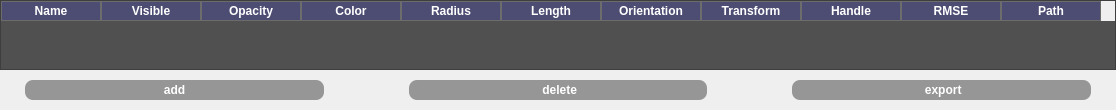
            <widget class="QWidget" name="tool_widget">
             <attribute name="title">
              <string>tool</string>
             </attribute>
             <layout class="QVBoxLayout" name="verticalLayout_3" stretch="7,1">
              <property name="spacing">
               <number>0</number>
              </property>
              <property name="leftMargin">
               <number>0</number>
              </property>
              <property name="topMargin">
               <number>0</number>
              </property>
              <property name="rightMargin">
               <number>0</number>
              </property>
              <property name="bottomMargin">
               <number>0</number>
              </property>
              <item>
               <widget class="QTableWidget" name="tool_tw">
                <property name="styleSheet">
                 <string notr="true">QTableWidget {
    color: rgb(0, 0, 0);
    background-color: rgb(80, 80, 80);
    gridline-color: #6c6c6c;  
}

/* Header row (first row) styling. */
QHeaderView::section {
    background-color: rgb(77,77,115);
    color: #FFFFFF;
    font-size: 6 pt;
    font-weight: bold;
    border: 1px solid #6c6c6c;
}

/* Top-left corner square styling (recommended; otherwise it is white). */
QTableCornerButton::section {
    background-color: #404040;
    border: 1px solid #6c6c6c;
}</string>
                </property>
                <property name="sizeAdjustPolicy">
                 <enum>QAbstractScrollArea::AdjustToContents</enum>
                </property>
                <property name="textElideMode">
                 <enum>Qt::ElideMiddle</enum>
                </property>
                <attribute name="horizontalHeaderHighlightSections">
                 <bool>true</bool>
                </attribute>
                <attribute name="verticalHeaderVisible">
                 <bool>false</bool>
                </attribute>
                <column>
                 <property name="text">
                  <string>Name</string>
                 </property>
                </column>
                <column>
                 <property name="text">
                  <string>Visible</string>
                 </property>
                </column>
                <column>
                 <property name="text">
                  <string>Opacity</string>
                 </property>
                </column>
                <column>
                 <property name="text">
                  <string>Color</string>
                 </property>
                </column>
                <column>
                 <property name="text">
                  <string>Radius</string>
                 </property>
                </column>
                <column>
                 <property name="text">
                  <string>Length</string>
                 </property>
                </column>
                <column>
                 <property name="text">
                  <string>Orientation</string>
                 </property>
                </column>
                <column>
                 <property name="text">
                  <string>Transform</string>
                 </property>
                </column>
                <column>
                 <property name="text">
                  <string>Handle</string>
                 </property>
                </column>
                <column>
                 <property name="text">
                  <string>RMSE</string>
                 </property>
                </column>
                <column>
                 <property name="text">
                  <string>Path</string>
                 </property>
                </column>
               </widget>
              </item>
              <item>
               <layout class="QHBoxLayout" name="horizontalLayout_22" stretch="4,1,4,1,4">
                <property name="spacing">
                 <number>10</number>
                </property>
                <property name="leftMargin">
                 <number>25</number>
                </property>
                <property name="topMargin">
                 <number>10</number>
                </property>
                <property name="rightMargin">
                 <number>25</number>
                </property>
                <property name="bottomMargin">
                 <number>10</number>
                </property>
                <item>
                 <widget class="QPushButton" name="add_tool_btn">
                  <property name="sizePolicy">
                   <sizepolicy hsizetype="Expanding" vsizetype="Expanding">
                    <horstretch>0</horstretch>
                    <verstretch>0</verstretch>
                   </sizepolicy>
                  </property>
                  <property name="font">
                   <font>
                    <family>Microsoft YaHei UI</family>
                    <pointsize>9</pointsize>
                    <italic>false</italic>
                    <bold>true</bold>
                   </font>
                  </property>
                  <property name="styleSheet">
                   <string notr="true">color: rgb(255, 255, 255);
background-color: rgb(150, 150, 150);
border-radius: 8px;</string>
                  </property>
                  <property name="text">
                   <string>  add  </string>
                  </property>
                  <property name="icon">
                   <iconset resource="resource/DataManager.qrc">
                    <normaloff>:/DataManager/add.png</normaloff>:/DataManager/add.png</iconset>
                  </property>
                 </widget>
                </item>
                <item>
                 <spacer name="horizontalSpacer_20">
                  <property name="orientation">
                   <enum>Qt::Horizontal</enum>
                  </property>
                  <property name="sizeHint" stdset="0">
                   <size>
                    <width>40</width>
                    <height>20</height>
                   </size>
                  </property>
                 </spacer>
                </item>
                <item>
                 <widget class="QPushButton" name="delete_tool_btn">
                  <property name="sizePolicy">
                   <sizepolicy hsizetype="Expanding" vsizetype="Expanding">
                    <horstretch>0</horstretch>
                    <verstretch>0</verstretch>
                   </sizepolicy>
                  </property>
                  <property name="font">
                   <font>
                    <family>Microsoft YaHei UI</family>
                    <pointsize>9</pointsize>
                    <italic>false</italic>
                    <bold>true</bold>
                   </font>
                  </property>
                  <property name="styleSheet">
                   <string notr="true">color: rgb(255, 255, 255);
background-color: rgb(150, 150, 150);
border-radius: 8px;</string>
                  </property>
                  <property name="text">
                   <string> delete</string>
                  </property>
                  <property name="icon">
                   <iconset resource="resource/DataManager.qrc">
                    <normaloff>:/DataManager/delete.png</normaloff>:/DataManager/delete.png</iconset>
                  </property>
                 </widget>
                </item>
                <item>
                 <spacer name="horizontalSpacer_29">
                  <property name="orientation">
                   <enum>Qt::Horizontal</enum>
                  </property>
                  <property name="sizeHint" stdset="0">
                   <size>
                    <width>40</width>
                    <height>20</height>
                   </size>
                  </property>
                 </spacer>
                </item>
                <item>
                 <widget class="QPushButton" name="export_tool_btn">
                  <property name="sizePolicy">
                   <sizepolicy hsizetype="Expanding" vsizetype="Expanding">
                    <horstretch>0</horstretch>
                    <verstretch>0</verstretch>
                   </sizepolicy>
                  </property>
                  <property name="font">
                   <font>
                    <family>Microsoft YaHei UI</family>
                    <pointsize>9</pointsize>
                    <italic>false</italic>
                    <bold>true</bold>
                   </font>
                  </property>
                  <property name="styleSheet">
                   <string notr="true">color: rgb(255, 255, 255);
background-color: rgb(150, 150, 150);
border-radius: 8px;</string>
                  </property>
                  <property name="text">
                   <string> export</string>
                  </property>
                  <property name="icon">
                   <iconset resource="resource/DataManager.qrc">
                    <normaloff>:/DataManager/export.png</normaloff>:/DataManager/export.png</iconset>
                  </property>
                 </widget>
                </item>
               </layout>
              </item>
             </layout>
            </widget>
